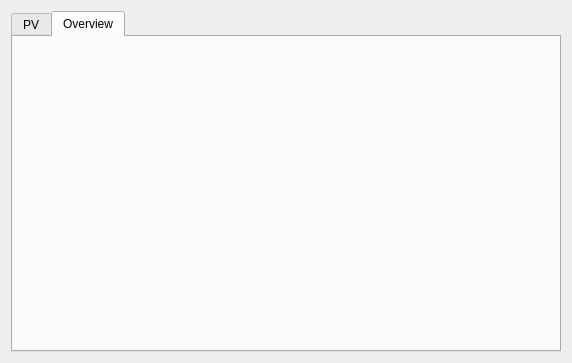
<?xml version="1.0" encoding="UTF-8"?>
<ui version="4.0">
 <class>Hello</class>
 <widget class="QWidget" name="Hello">
  <property name="geometry">
   <rect>
    <x>0</x>
    <y>0</y>
    <width>572</width>
    <height>363</height>
   </rect>
  </property>
  <property name="sizePolicy">
   <sizepolicy hsizetype="Expanding" vsizetype="Expanding">
    <horstretch>0</horstretch>
    <verstretch>0</verstretch>
   </sizepolicy>
  </property>
  <property name="mouseTracking">
   <bool>false</bool>
  </property>
  <property name="windowTitle">
   <string>Hello.ui @LNLS @GAE</string>
  </property>
  <layout class="QGridLayout" name="gridLayout">
   <item row="0" column="0">
    <widget class="QTabWidget" name="tabWidget">
     <property name="tabShape">
      <enum>QTabWidget::Rounded</enum>
     </property>
     <property name="currentIndex">
      <number>1</number>
     </property>
     <property name="movable">
      <bool>false</bool>
     </property>
     <property name="tabBarAutoHide">
      <bool>false</bool>
     </property>
     <widget class="QWidget" name="tab">
      <attribute name="title">
       <string>PV</string>
      </attribute>
      <widget class="QWidget" name="gridLayoutWidget_2">
       <property name="geometry">
        <rect>
         <x>150</x>
         <y>40</y>
         <width>151</width>
         <height>216</height>
        </rect>
       </property>
       <layout class="QVBoxLayout" name="verticalLayout">
        <item>
         <widget class="QLabel" name="label">
          <property name="sizePolicy">
           <sizepolicy hsizetype="Expanding" vsizetype="Expanding">
            <horstretch>0</horstretch>
            <verstretch>0</verstretch>
           </sizepolicy>
          </property>
          <property name="font">
           <font>
            <family>Serif</family>
            <pointsize>24</pointsize>
           </font>
          </property>
          <property name="autoFillBackground">
           <bool>false</bool>
          </property>
          <property name="frameShadow">
           <enum>QFrame::Raised</enum>
          </property>
          <property name="text">
           <string>Nome da PV:</string>
          </property>
         </widget>
        </item>
        <item>
         <widget class="QLineEdit" name="lineEdit">
          <property name="sizePolicy">
           <sizepolicy hsizetype="Expanding" vsizetype="Expanding">
            <horstretch>0</horstretch>
            <verstretch>0</verstretch>
           </sizepolicy>
          </property>
          <property name="font">
           <font>
            <pointsize>16</pointsize>
           </font>
          </property>
          <property name="text">
           <string/>
          </property>
         </widget>
        </item>
        <item>
         <widget class="QLabel" name="label_2">
          <property name="sizePolicy">
           <sizepolicy hsizetype="Expanding" vsizetype="Expanding">
            <horstretch>0</horstretch>
            <verstretch>0</verstretch>
           </sizepolicy>
          </property>
          <property name="font">
           <font>
            <pointsize>24</pointsize>
           </font>
          </property>
          <property name="text">
           <string>Valor da PV:</string>
          </property>
         </widget>
        </item>
        <item>
         <widget class="QLineEdit" name="lineEdit_2">
          <property name="sizePolicy">
           <sizepolicy hsizetype="Expanding" vsizetype="Expanding">
            <horstretch>0</horstretch>
            <verstretch>0</verstretch>
           </sizepolicy>
          </property>
          <property name="font">
           <font>
            <pointsize>16</pointsize>
           </font>
          </property>
         </widget>
        </item>
        <item>
         <widget class="QPushButton" name="pushButton_action">
          <property name="sizePolicy">
           <sizepolicy hsizetype="Expanding" vsizetype="Expanding">
            <horstretch>0</horstretch>
            <verstretch>0</verstretch>
           </sizepolicy>
          </property>
          <property name="font">
           <font>
            <pointsize>14</pointsize>
           </font>
          </property>
          <property name="text">
           <string>Ler PV</string>
          </property>
         </widget>
        </item>
        <item>
         <widget class="QPushButton" name="pushButton_clear">
          <property name="sizePolicy">
           <sizepolicy hsizetype="Expanding" vsizetype="Expanding">
            <horstretch>0</horstretch>
            <verstretch>0</verstretch>
           </sizepolicy>
          </property>
          <property name="font">
           <font>
            <pointsize>14</pointsize>
           </font>
          </property>
          <property name="text">
           <string>Clear</string>
          </property>
         </widget>
        </item>
        <item>
         <widget class="QPushButton" name="pushButton_close">
          <property name="sizePolicy">
           <sizepolicy hsizetype="Expanding" vsizetype="Expanding">
            <horstretch>0</horstretch>
            <verstretch>0</verstretch>
           </sizepolicy>
          </property>
          <property name="font">
           <font>
            <pointsize>14</pointsize>
           </font>
          </property>
          <property name="text">
           <string>Close</string>
          </property>
         </widget>
        </item>
       </layout>
      </widget>
     </widget>
     <widget class="QWidget" name="tab2">
      <attribute name="title">
       <string>Overview</string>
      </attribute>
      <widget class="QLabel" name="label_machine_sirius">
       <property name="geometry">
        <rect>
         <x>20</x>
         <y>0</y>
         <width>521</width>
         <height>321</height>
        </rect>
       </property>
       <property name="text">
        <string/>
       </property>
       <property name="pixmap">
        <pixmap>sirius-maquina-layout.png</pixmap>
       </property>
       <property name="scaledContents">
        <bool>true</bool>
       </property>
      </widget>
      <widget class="QLabel" name="status_linha_1">
       <property name="geometry">
        <rect>
         <x>110</x>
         <y>270</y>
         <width>41</width>
         <height>31</height>
        </rect>
       </property>
       <property name="font">
        <font>
         <pointsize>10</pointsize>
        </font>
       </property>
       <property name="autoFillBackground">
        <bool>false</bool>
       </property>
       <property name="text">
        <string/>
       </property>
       <property name="pixmap">
        <pixmap>led_red.png</pixmap>
       </property>
       <property name="scaledContents">
        <bool>true</bool>
       </property>
       <property name="alignment">
        <set>Qt::AlignCenter</set>
       </property>
      </widget>
      <widget class="QLabel" name="label_logo_sirius">
       <property name="geometry">
        <rect>
         <x>400</x>
         <y>10</y>
         <width>151</width>
         <height>91</height>
        </rect>
       </property>
       <property name="frameShape">
        <enum>QFrame::NoFrame</enum>
       </property>
       <property name="text">
        <string/>
       </property>
       <property name="pixmap">
        <pixmap>logoSirius.png</pixmap>
       </property>
       <property name="scaledContents">
        <bool>true</bool>
       </property>
      </widget>
      <widget class="QLabel" name="status_linha_2">
       <property name="geometry">
        <rect>
         <x>180</x>
         <y>290</y>
         <width>41</width>
         <height>31</height>
        </rect>
       </property>
       <property name="font">
        <font>
         <pointsize>10</pointsize>
        </font>
       </property>
       <property name="autoFillBackground">
        <bool>false</bool>
       </property>
       <property name="text">
        <string/>
       </property>
       <property name="pixmap">
        <pixmap>led_red.png</pixmap>
       </property>
       <property name="scaledContents">
        <bool>true</bool>
       </property>
       <property name="alignment">
        <set>Qt::AlignCenter</set>
       </property>
      </widget>
      <widget class="QLabel" name="status_linha_3">
       <property name="geometry">
        <rect>
         <x>260</x>
         <y>300</y>
         <width>41</width>
         <height>31</height>
        </rect>
       </property>
       <property name="font">
        <font>
         <pointsize>10</pointsize>
        </font>
       </property>
       <property name="autoFillBackground">
        <bool>false</bool>
       </property>
       <property name="text">
        <string/>
       </property>
       <property name="pixmap">
        <pixmap>led_red.png</pixmap>
       </property>
       <property name="scaledContents">
        <bool>true</bool>
       </property>
       <property name="alignment">
        <set>Qt::AlignCenter</set>
       </property>
      </widget>
     </widget>
    </widget>
   </item>
  </layout>
 </widget>
 <resources>
  <include location="resources.qrc"/>
 </resources>
 <connections>
  <connection>
   <sender>pushButton_clear</sender>
   <signal>clicked()</signal>
   <receiver>lineEdit</receiver>
   <slot>clear()</slot>
   <hints>
    <hint type="sourcelabel">
     <x>299</x>
     <y>28</y>
    </hint>
    <hint type="destinationlabel">
     <x>186</x>
     <y>29</y>
    </hint>
   </hints>
  </connection>
  <connection>
   <sender>pushButton_close</sender>
   <signal>clicked()</signal>
   <receiver>Hello</receiver>
   <slot>close()</slot>
   <hints>
    <hint type="sourcelabel">
     <x>299</x>
     <y>58</y>
    </hint>
    <hint type="destinationlabel">
     <x>178</x>
     <y>44</y>
    </hint>
   </hints>
  </connection>
 </connections>
</ui>
